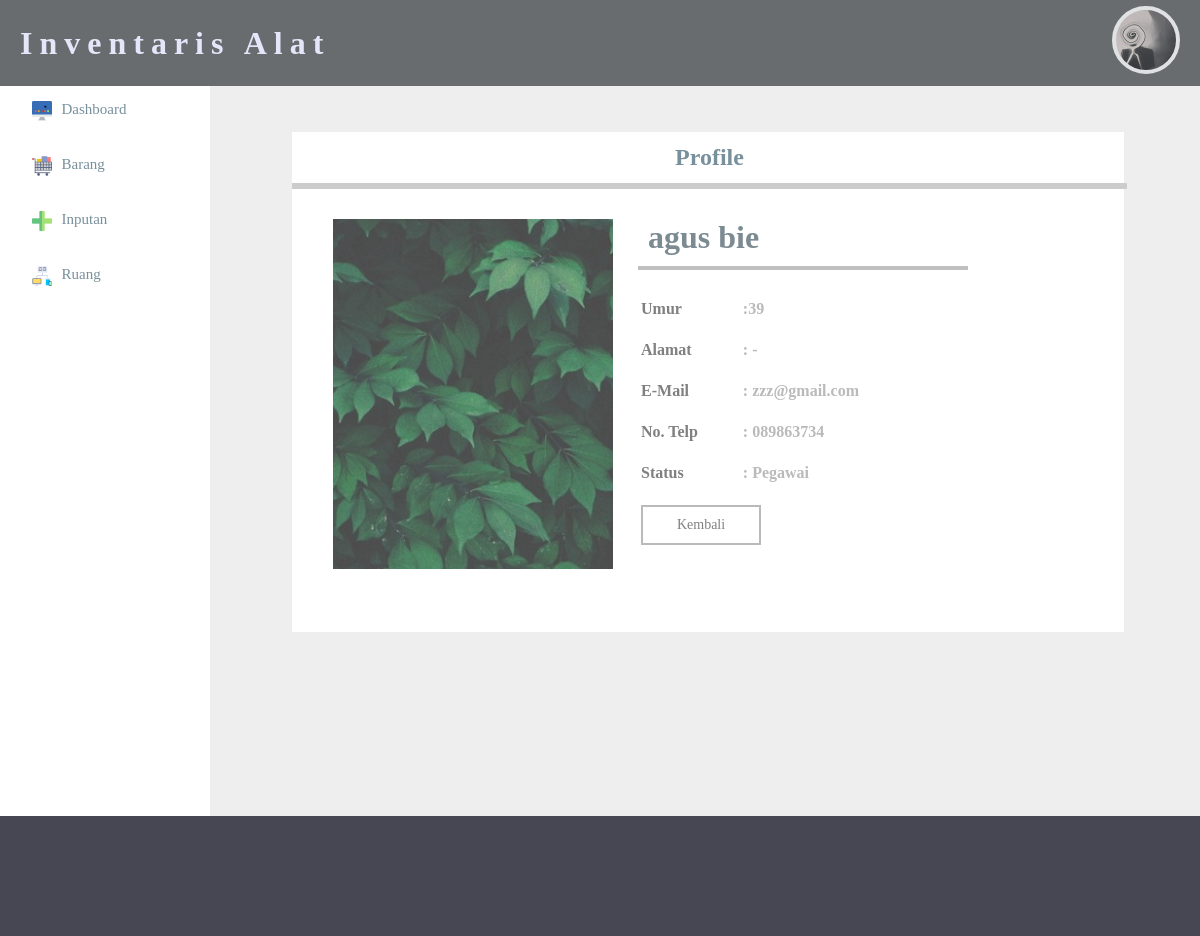
Screenshot of /pegawai/profile_singkat_pegawai.php?idpro=10 (signed in) with the database file from the repository.
### tables this page shows
CREATE TABLE IF NOT EXISTS `pegawai` (
  `id` int(11) NOT NULL AUTO_INCREMENT,
  `username` varchar(50) NOT NULL,
  `password` varchar(50) NOT NULL,
  `nama_depan` varchar(30) NOT NULL,
  `nama_belakang` varchar(30) NOT NULL,
  `no_telepon` varchar(15) NOT NULL,
  `email` varchar(50) NOT NULL,
  `umur` int(11) NOT NULL,
  `alamat` text NOT NULL,
  `pertayaan` varchar(50) NOT NULL,
  `jawaban` varchar(50) NOT NULL,
  `nama_gambar` varchar(70) NOT NULL,
  `ukuran` int(11) NOT NULL,
  `tipe` varchar(70) NOT NULL,
  PRIMARY KEY (`id`)
);

### pegawai/profile_singkat_pegawai.php (the view, shortened to what this page needs)
 <?php
	$idpro = $_GET['idpro'];
	$sql = mysql_query("SELECT * FROM pegawai WHERE id='$idpro'");
	$pro = mysql_fetch_array($sql);
  ?>
  <html>
 <head>
 	<link rel="stylesheet" type="text/css" href="../css/admin_css.css">
 	<link rel="stylesheet" type="text/css" href="../css/tabs.css">
 	<link rel="stylesheet" type="text/css" href="../css/profile.css">
 </head>
 <body>
 	<?php include 'header.php'; ?>
<div class="a">
 <br><br>
 <div class="form1" style="width:100%;">
 <center>
	<div class="tambah">
		<div class="w3-row">
		    <a href="javascript:void(0)" onclick="openCity(event, 'Paris');">
		      <div class="w3-third tablink w3-bottombar w3-hover-light-grey w3-padding" style="width: 96.5%;">
		      	<h2>Profile <?php  ?></h2>
		      </div>
		    </a>
		</div>
		<div id="Paris" class="w3-container city" style="display:block">
		   <div class="profile_photo" id="photo">
		   </div>
		   <div class="profile_bio">
		   		<h1><?php echo $pro['nama_depan']." ".$pro['nama_belakang']; ?></h1>
		   		<hr>
		   		<table>
		   			<tr>
		   				<td width="23%">
		   					<p><b>Umur</b></p>
		   				</td>
		   				<td><p id="bio"><b><?php echo ":".$pro['umur']; ?></b></p></td>
		   			</tr>
		   			<tr>
		   				<td>
		   					<p><b>Alamat</b></p>
		   				</td>
		   				<td><p id="bio"><b>: <?php echo $pro['alamat']; ?></b></p></td>
		   			</tr>
		   			<tr>
		   				<td>
		   					<p><b>E-Mail</b></p>
		   				</td>
		   				<td><p id="bio"><b>: <?php echo $pro['email']; ?></b></p></td>
		   			</tr>
		   			<tr>
		   				<td>
		   					<p><b>No. Telp</b></p>
		   				</td>
		   				<td><p id="bio"><b>: <?php echo $pro['no_telepon']; ?></b></p></td>
		   			</tr>
		   			<tr>
		   				<td>
		   					<p><b>Status</b></p>
		   				</td>
		   				<td><p id="bio"><b>: Pegawai</b></p></td>
		   			</tr>
		   			<tr>
		   				<td colspan="2">
		   					<a href="list_pegawai.php">
		   						<button>Kembali</button>
		   					</a>
		   				</td>
		   			</tr>
		   		</table>
		   </div>
		</div>
	</div>
</center>
</div>
 </div>
	 <?php
	 	include 'sisi.php';
	  ?>
 <div class="c">
 </div>
 </body>
 </html>

### css/admin_css.css (style rules this page uses)
body { margin: 0; padding: 0; font-family: helvetica; }
.a { width: 77%; padding-top: 10px; padding-left: 3%; padding-right: 2.5%; height: 720px; float: right; background-color: #eee; }
.c { width: 100%; background-color: rgb(70, 71, 82); padding: 5%; float: right; }
.a a { text-decoration: none; }

### css/tabs.css (style rules this page uses)
a { color:inherit }
.w3-container:after,.w3-container:before,.w3-panel:after,.w3-panel:before,.w3-row:after,.w3-row:before,.w3-row-padding:after,.w3-row-padding:before, .w3-cell-row:before,.w3-cell-row:after,.w3-clear:after,.w3-clear:before,.w3-bar:before,.w3-bar:after { content:"";display:table;clear:both }
.w3-col,.w3-half,.w3-third,.w3-twothird,.w3-threequarter,.w3-quarter { float:left;width:100% }
@media (min-width:601px) { .w3-col.m4,.w3-third { width:33.33333% } }
.w3-container,.w3-panel { padding:0.01em 16px }
.w3-bottombar { border-bottom:6px solid #ccc!important }
.w3-padding { padding:8px 16px!important }

### css/profile.css (style rules this page uses)
.profile_bio { width: 55%; height: 70%; float: right; background-color: transparent; margin-top: 30px; margin-right: 30px; }
.profile_bio h1 { text-align: left; margin: 10px; color: #455A64; }
.profile_bio hr { width: 75%; height: 4px; border:none; background-color: grey; float: left; margin-top: 0px; opacity: 0.5; }
.profile_bio p { font-family: century gothic; color: grey; }
.profile_bio table { border: 0px solid grey; float: left; width: 100%; }
.profile_bio td { padding-top: 20px; border: 0px solid black; }
#bio { color: #BABABA; }
.profile_bio h1 { font-family: century gothic; opacity: 0.7; margin-top: 0px; }
.profile_bio button { width: 120px; height: 40px; border: 2px solid #bababa; background-color: transparent; color: grey; font-family: century gothic; font-size: 14px; }

### rows the page displays
pegawai: nama_depan "agus", nama_belakang "bie", umur "39", alamat "-", email "zzz@gmail.com", no_telepon "089863734"
